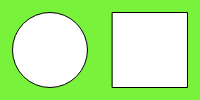
Frame 1 (no input)
Frame 60 (no input): identical to frame 1, image omitted
Frame 120 (the mouse pressed at the canvas centre since frame 60): identical to frame 1, image omitted

The p5.js sketch that drew this single still picture (run headless with seeded random() and noise() and a simulated clock; from frame 60 on, the mouse is pressed at the canvas centre):

// p5.js sketch
// ── sketch.js
function setup() {
  createCanvas(200, 100);
  colorMode(HSB);
}

function draw() {
  background(100, 76, 95);
  fill(0, 0, 100);
  strokeWeight(1);
  stroke('black');
  circle(50, 50, 75);
  circle(150, 50, 20);
  square(112.5, 12.5, 75);
}
